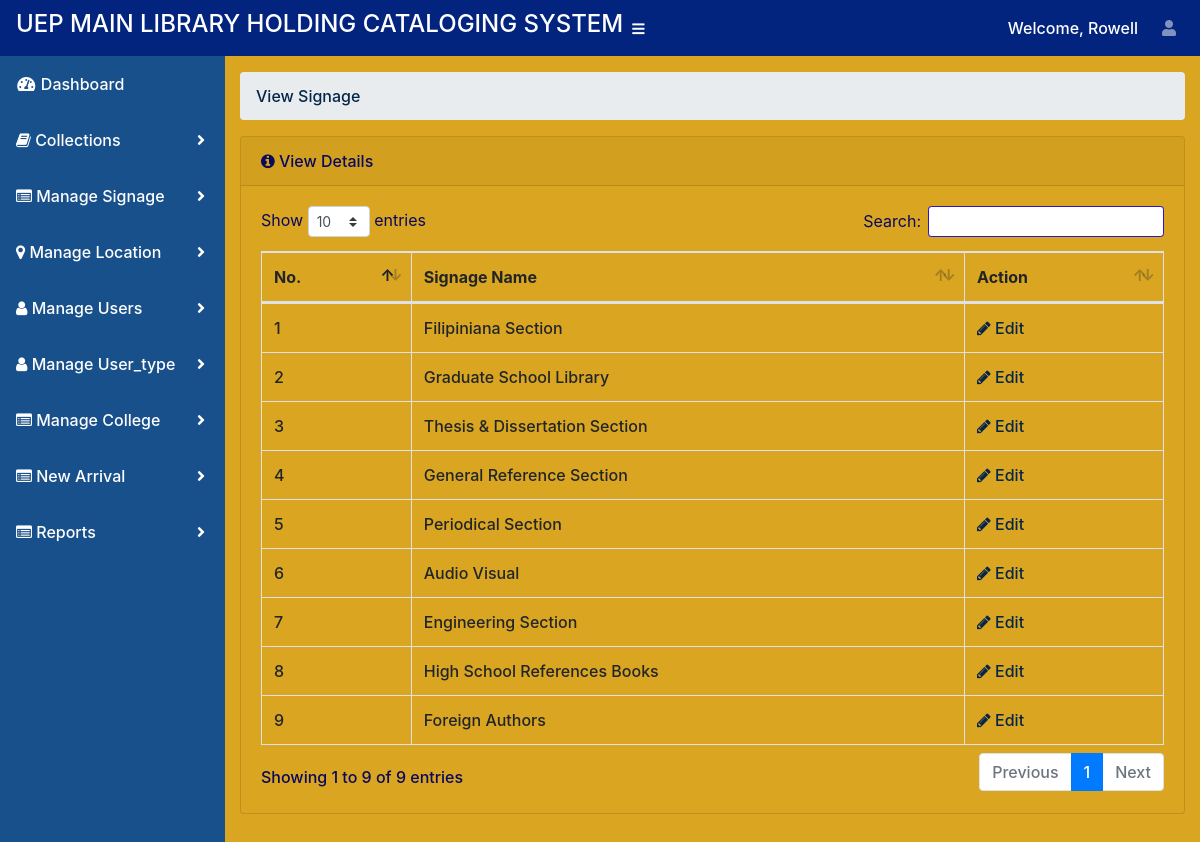
The page /admin/view-signage.php (signed in) on the database its author committed.
### tables this page shows
CREATE TABLE `tbl_signage` (
  `id` int(11) NOT NULL,
  `signage` varchar(150) NOT NULL,
  `created_at` timestamp NOT NULL DEFAULT current_timestamp() ON UPDATE current_timestamp()
);

### admin/view-signage.php (the view, shortened to what this page needs)
<?php
include ('../connection.php');
?>
<?php include('include/header.php'); ?>
  <div id="wrapper">
    <?php include('include/side-bar.php'); ?>
    <div id="content-wrapper">
      <div class="container-fluid">
        <ol class="breadcrumb">
          <li class="breadcrumb-item">
            <a href="#">View Signage</a>
          </li>
        </ol>
  <div class="card mb-3">
          <div class="card-header">
            <i class="fa fa-info-circle"></i>
            View Details</div>
            <div class="card-body">
            <div class="table-responsive">
              <table class="table table-bordered" id="dataTable" width="100%" cellspacing="0">
                <thead>
                                            <tr>
                                                <th>No.</th>
                                                <th>Signage Name</th>
                                                <th>Action</th>
                                            </tr>
                                        </thead>
                                        <tbody>
										<?php
										$select_query = mysqli_query($data, "select * from tbl_signage");
										$sn = 1;
										while($row = mysqli_fetch_array($select_query))
										{
										?>
                                            <tr>
                                                <td><?php echo $sn; ?></td>
                                                <td><?php echo $row['signage']; ?></td>
                                                  <td>
                                                  <a href="edit-signage.php?id=<?php echo $row['id'];?>"><i class="fa fa-pencil m-r-5"></i> Edit</a>
                                                  </td>
                                                </tr>
										<?php $sn++; } ?>
                                        </tbody>
                                    </table>
                                </div>
                            </div>
                            </div>
    </div>
        </div>
 <?php include('include/footer.php'); ?>

### rows shown on the page
tbl_signage: signage "Filipiniana Section"
tbl_signage: signage "Graduate School Library"
tbl_signage: signage "Thesis & Dissertation Section"
tbl_signage: signage "General Reference Section"
tbl_signage: signage "Periodical Section"
tbl_signage: signage "Audio Visual"
tbl_signage: signage "Engineering Section"
tbl_signage: signage "High School References Books"
tbl_signage: signage "Foreign Authors"

### other values the page prints
$first_name "Rowell"
